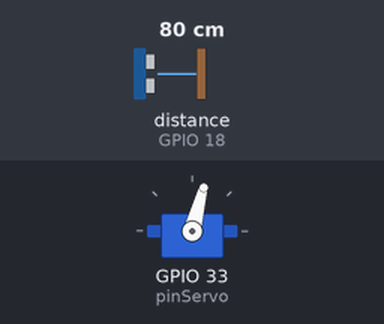
Bench run of a sketch on a simulated ESP32. Parts: servo. Wiring (inferred from the names in the program): ultrasonic range finder: trigger GPIO 5; echo GPIO 18. The inputs (shaded band) are chosen by the test bench; at power-on: distance to the obstacle (sensor on GPIO 18) 80 cm. The echo pulse lasts 58.3 µs per cm; what the sketch prints to the serial monitor is not drawn.

Above: at 1.2 s.
1.3 s: distance to the obstacle (sensor on GPIO 18) set to 2 cm
At 1.75 s:
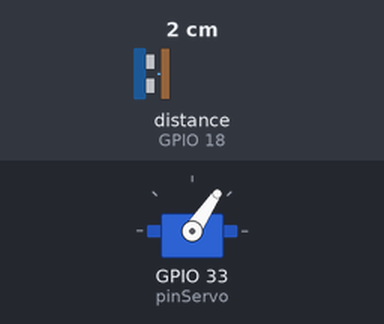
At 3.25 s:
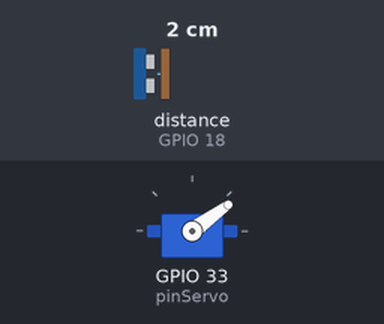
4.3 s: distance to the obstacle (sensor on GPIO 18) set to 35 cm
7.3 s: distance to the obstacle (sensor on GPIO 18) set to 9 cm
At 7.38 s:
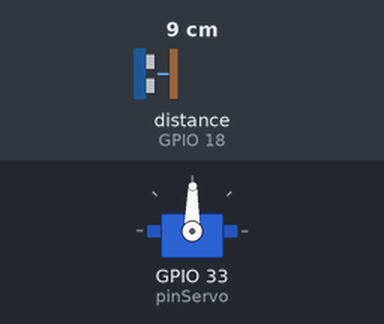
10.3 s: distance to the obstacle (sensor on GPIO 18) set to 35 cm
13.3 s: distance to the obstacle (sensor on GPIO 18) set to 4 cm
Timing chart, 0 to 17.3 s (numbered marks = the images above; inputs shaded):
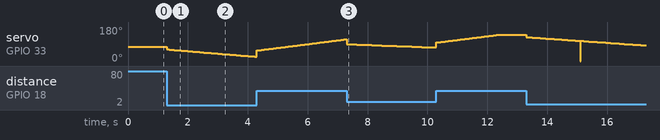

Measured:
- after the input at 1.3 s, servo on GPIO 33 (pinServo): moves from 75° to 23° over 2.9 s, starting at once

The sketch:

PID.ino
```cpp
/*
  Projeto Bola e Viga
 */
// Biblioteca servo
#include <Servo_ESP32.h>

// Pinos utilizados
#define pinServo 33
#define pinTrig 5
#define pinEcho 18

// Constantes PID;
double Kp = 1, Ki = 0.001, Kd = 0.03;

// Variavel de posicao atual e posicao desejada
int pos = 0;
int setPoint = 15;

// Variaveis PID
unsigned long currentTime, previousTime;
double elapsedTime;
double error, lastError, sumError, rateError;
double outPut;

// Variaveis de distancia
float dis, dis_corr;

// servo motor
Servo_ESP32 myservo;

void setup() {
  Serial.begin(115200);
  pinMode(pinTrig, OUTPUT);
  pinMode(pinEcho, INPUT);
  myservo.attach(pinServo);
  myservo.write(75);
}

void loop() {
// Obtem a distancia do sensor
  dis = distance_HCSR04();

  /*
    Afim de corrigir valores "errados" retornado pelo modulo HCSR04,
    eh atribuido o valor medio 15, quando a distancia lida pelo modulo
    eh maior que 40. Se valor esta entre em [0, 40], entao a distancia lida
    esta correta.
   */
  if(dis > 40)
    dis_corr = 15;
  else
    dis_corr = dis;

// A posicao do servo motor eh atribuida em graus
// 75 -> angulo em que a plataforma fica reta (sem inclinacao)
  pos = PID(dis_corr) + 75;

// Limita o valor da posicao do servo para que nao exceda os limites
  limite();

// Envia a posicao ao servo motor
  myservo.write(pos);

// Os valores a serem plotados são impressos na plotter serial
  Serial.print(setPoint);
  Serial.print(" ");
  Serial.println(dis);
}

float distance_HCSR04() {
  digitalWrite(pinTrig, LOW);
  delayMicroseconds(2);
  digitalWrite(pinTrig, HIGH);
  delayMicroseconds(4);
  digitalWrite(pinTrig, LOW);
  int duration = pulseIn(pinEcho, HIGH);
  float distance_cm = duration/58;
  return distance_cm;
}

void limite(void)
{
  // Verifica posicao maxima e minima do angulo
  if(pos > 140)
    pos = 140;
  else if(pos < 0)
    pos = 0;
}

double PID(float input)
{
  // Tempo atual
  currentTime = millis();

  // Tempo decorrido
  elapsedTime = currentTime - previousTime;

  // Erro de posicao
  error = input - setPoint;

  // Calcula integral do erro
  sumError += error * elapsedTime;

  // Calcula a derivada do erro
  rateError = (error - lastError) / elapsedTime;

  // Calcula a saida do controlador
  outPut = Kp * error + Ki * sumError + Kd * rateError;

  // Atualiza o ultimo erro com o erro atual
  lastError = error;

  // Atualiza o tempo anterior com o tempo atual
  previousTime = currentTime;

  // Saida do controlador eh retornada
  return outPut;
}
```
